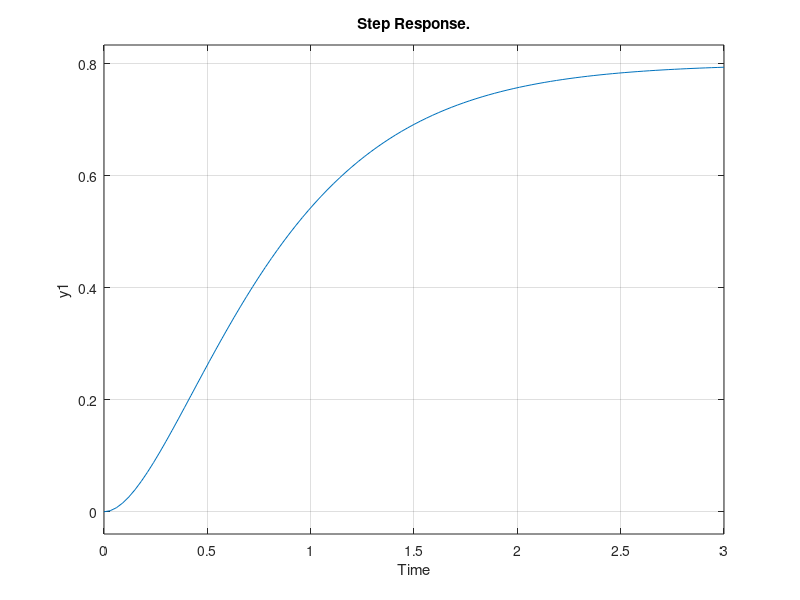
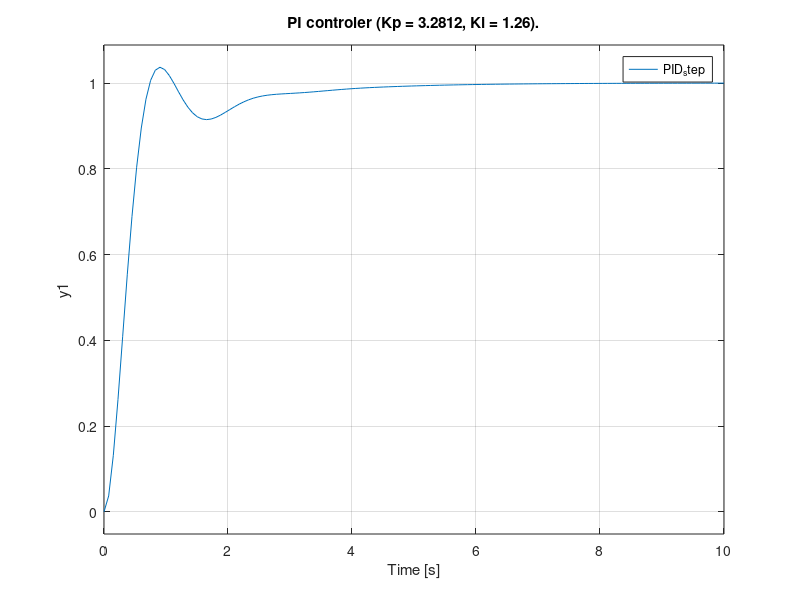

Here is the MATLAB script that generated these plots, in order:
Ks = 0.8;
Te = 0.14;  %tu
Tb = 1.05;  %tg

T1 = 0.37*Tb;
T2 = 3.33*Te;

sys  = Ks * tf(1, [T1 1]) * tf(1, [T2 1])

figure('Name','Transfer function')
% subplot(2,1,1);
step(sys);
title('Step Response.');
xlabel('Time'); 

% %///Parameters
% disp('p')
% Kp1 = (0.3*Tb)/(Ks*Te);
% %\\\

%///Parameters
disp('pi')
Kp = (0.35*Tb)/(Ks*Te);
Ti = 1.2*Tb;
%\\\
figure('Name','PI controller')
PID_controller = pidstd(Kp, Ti);
m3 = feedback(PID_controller*sys,1)
step(m3)
title(['PI controler (Kp = ' num2str(Kp) ', Ki = ' num2str(Ti)  ').']);
legend('PID_step')

% %///Parameters
% disp('pid')
% Kp3 = (0.6*Tb)/(Ks*Te);
% Ti2 = Tb;
% Td = 0.5*Te;
% %\\\